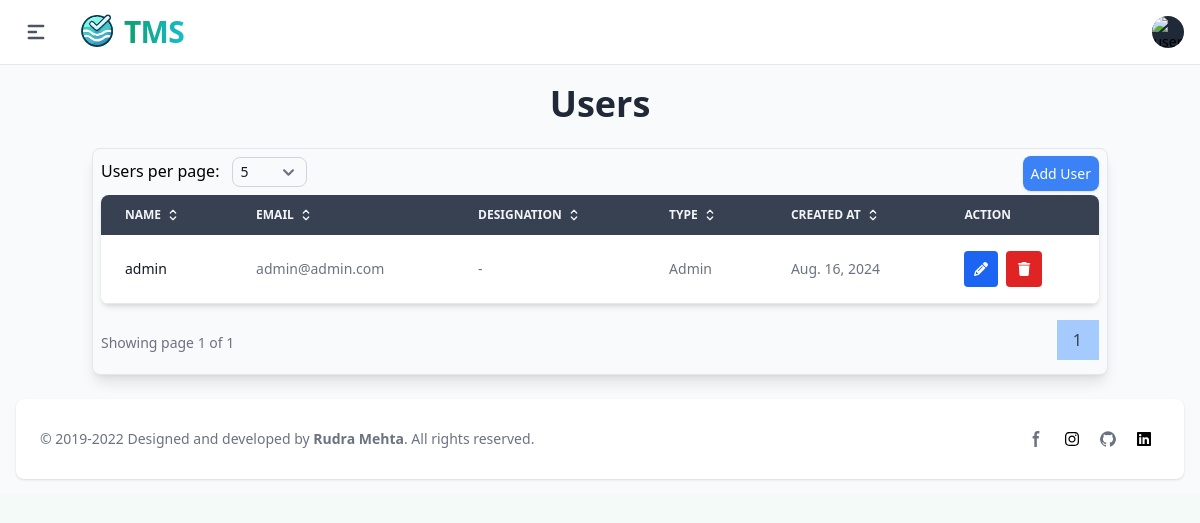
Page /users/ (signed in) on the earlier database version.
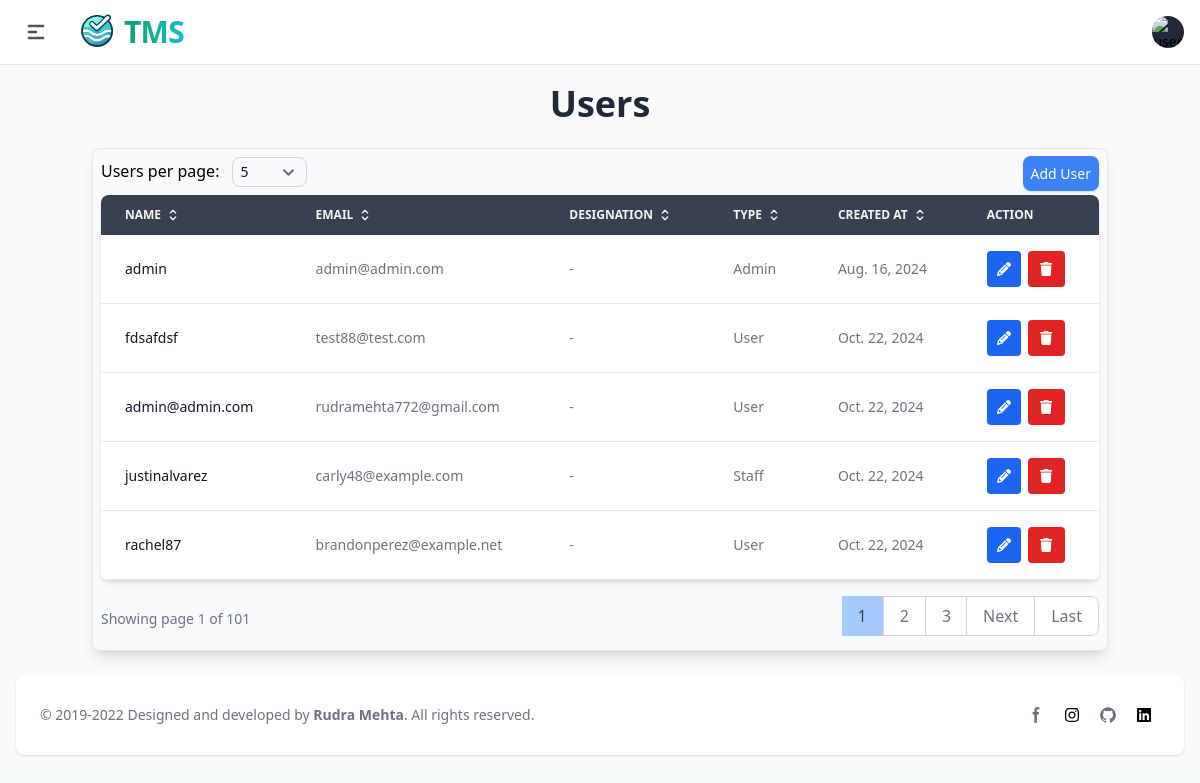
Same page on the later database version.
### apps/auth/models.py (models this page shows, shortened)
class UserModel(AbstractBaseUser, PermissionsMixin, CreatedUpdatedAt):
    id = models.UUIDField(primary_key=True, default=uuid.uuid4, editable=False, unique=True)
    is_active = models.BooleanField(default=False)
    is_staff = models.BooleanField(default=False)
    user_image = models.ImageField(upload_to='user_image',null=True, blank=True)
    username = models.CharField(max_length=50, unique=True)
    is_deleted = models.BooleanField(default=False)
    email = models.EmailField(unique=True, max_length=50)
    groups = models.ManyToManyField(Group, related_name='user_model_groups', blank=True)
    user_permissions = models.ManyToManyField(Permission, related_name='user_model_permissions', blank=True)
    USERNAME_FIELD = "email"
    REQUIRED_FIELDS = ['username']
    objects = UserManager()

### apps/user_mgmt/views.py (the view)
# urls.py: path('users/', UsersView.as_view(), name="users"),
class UsersView(View):
    def get(self, request):
        users = UserModel.objects.all().exclude(is_deleted=True)
        count = request.GET.get('count', 5)
        page_number = request.GET.get('page', 1)
        page_obj = get_paginated_response(users, count, page_number)
        return render(request, 'user_mgmt/users.html', {'page_obj': page_obj})

### apps/templates/user_mgmt/users.html (shortened to what this page needs)
{% extends "base/base.html" %}
{% block content %}
<div class="container mx-auto px-1 py-1 max-w-screen">
    <h1 class="text-4xl font-bold text-center mb-6 text-gray-800 dark:text-gray-100">Users</h1>
    <section class="bg-gray-50 border border-gray-200 dark:bg-gray-900 p-2 rounded-lg shadow-lg">
        <div class="flex justify-between">
            <div class="mb-2 space-y-2 sm:space-y-0 sm:space-x-2">
                <label for="userCount" class="mr-0">Users per page:</label>
                <select id="userCount" class="bg-gray-50 border border-gray-300 text-gray-900 text-sm rounded-lg focus:ring-primary-600 focus:border-primary-600 w-fit px-2 py-1 dark:bg-gray-700 dark:border-gray-600 dark:placeholder-gray-400 dark:text-white dark:focus:ring-primary-500 dark:focus:border-primary-500" onchange="updateUserCount(this.value)">
                    <option value="5" {% if page_obj.paginator.per_page == 5 %}selected{% endif %}>5</option>
                </select>
            </div>
            <div class="mb-2 mt-1 space-y-2 sm:space-y-0 sm:space-x-2">
                <a href="#" class="w-full text-sm sm:w-auto py-2 px-2 bg-primary-500 text-white rounded-lg shadow hover:bg-primary-600 focus:outline-none focus:ring-2 focus:ring-primary-200 focus:ring-offset-2">
                    Add User
                </a>
            </div>
        </div>
        <div class="bg-white dark:bg-gray-800 rounded-lg shadow-md overflow-hidden">
            <div class="overflow-x-auto block">
                <table  id="users-table" class="min-w-full text-nowrap text-sm text-left text-gray-500 dark:text-gray-400">
                    <thead class="text-xs uppercase bg-gray-700 text-gray-100 dark:bg-gray-700 dark:text-gray-400">
                        <tr>
                            <th scope="col" class="px-6 py-3">
                                <span class="flex uppercase items-center">
                                    Name
                                    <svg class="w-4 h-4 ms-1" aria-hidden="true" xmlns="http://www.w3.org/2000/svg" width="24" height="24" fill="none" viewBox="0 0 24 24">
                                        <path stroke="currentColor" stroke-linecap="round" stroke-linejoin="round" stroke-width="2" d="m8 15 4 4 4-4m0-6-4-4-4 4"/>
                                    </svg>
                                </span>
                            </th>
                            <th scope="col" class="px-6 py-3">
                                <span class="flex uppercase items-center">
                                    Email
                                    <svg class="w-4 h-4 ms-1" aria-hidden="true" xmlns="http://www.w3.org/2000/svg" width="24" height="24" fill="none" viewBox="0 0 24 24">
                                        <path stroke="currentColor" stroke-linecap="round" stroke-linejoin="round" stroke-width="2" d="m8 15 4 4 4-4m0-6-4-4-4 4"/>
                                    </svg>
                                </span>
                            </th>
                            <th scope="col" class="px-6 py-3">
                                <span class="flex uppercase items-center">
                                    Designation
                                    <svg class="w-4 h-4 ms-1" aria-hidden="true" xmlns="http://www.w3.org/2000/svg" width="24" height="24" fill="none" viewBox="0 0 24 24">
                                        <path stroke="currentColor" stroke-linecap="round" stroke-linejoin="round" stroke-width="2" d="m8 15 4 4 4-4m0-6-4-4-4 4"/>
                                    </svg>
                                </span>
                            </th>
                            <th scope="col" class="px-6 py-3">
                                <span class="flex uppercase items-center">
                                    Type
                                    <svg class="w-4 h-4 ms-1" aria-hidden="true" xmlns="http://www.w3.org/2000/svg" width="24" height="24" fill="none" viewBox="0 0 24 24">
                                        <path stroke="currentColor" stroke-linecap="round" stroke-linejoin="round" stroke-width="2" d="m8 15 4 4 4-4m0-6-4-4-4 4"/>
                                    </svg>
                                </span>
                            </th>
                            <th scope="col" class="px-6 py-3">
                                <span class="flex uppercase items-center">
                                    Created At
                                    <svg class="w-4 h-4 ms-1" aria-hidden="true" xmlns="http://www.w3.org/2000/svg" width="24" height="24" fill="none" viewBox="0 0 24 24">
                                        <path stroke="currentColor" stroke-linecap="round" stroke-linejoin="round" stroke-width="2" d="m8 15 4 4 4-4m0-6-4-4-4 4"/>
                                    </svg>
                                </span>
                            </th>
                            <th scope="col" class="px-6 py-3">Action</th>
                        </tr>
                    </thead>
                    <tbody class="bg-white dark:bg-gray-800">
                        {% for user in page_obj %}
                        <tr class="border-b dark:border-gray-700 hover:bg-gray-100 dark:hover:bg-gray-700 transition">
                            <th scope="row" class="px-6 py-4 font-medium text-gray-900 dark:text-white whitespace-nowrap">
                                {{user.username}}
                            </th>
                            <td class="px-6 py-4">
                               {{user.email}}
                            </td>
                            <td class="px-6 py-4">
                                -
                            </td>
                            <td class="px-6 py-4">
                                {% if user.is_superuser %}
                                    Admin
                                {% elif user.is_staff %}
                                    Staff
                                {% else %}
                                    User
                                {% endif %}
                            </td>
                            <td class="px-6 py-4">{{user.created_at|date}}</td>
                            <td class="px-6 py-4 items-center space-x-1 block">
                                <a href="#" class="inline-block text-white bg-blue-600 hover:bg-blue-800 dark:bg-blue-400 dark:hover:bg-blue-600 focus:outline-none focus:ring-2 focus:ring-blue-200 focus:ring-offset-2 rounded px-2.5 py-2">
                                    <i class="fas fa-pencil"></i>
                                </a>
                                <form id="deleteForm" method="post" class="inline-block">
                                    <button type="button" onclick="get_action('#')" id="deleteButton" data-modal-target="deleteModal" data-modal-toggle="deleteModal" class="text-white bg-red-600 hover:bg-red-800 dark:bg-red-400 dark:hover:bg-red-600 focus:outline-none focus:ring-2 focus:ring-red-200 focus:ring-offset-2 rounded px-3 py-2">
                                        <i class="fas fa-trash"></i>
                                    </button>
                                </form>
                            </td>
                        </tr>
                        {% endfor %}
                    </tbody>
                </table>
            </div>
        </div>
        <div class="flex justify-between items-center mt-4 overflow-hidden">
            <div class="text-sm text-gray-500 dark:text-gray-400">
                Showing page {{ page_obj.number }} of {{ page_obj.paginator.num_pages }}
            </div>
            <div class="flex space-x-2 overflow-x-auto sm:block">
                <nav aria-label="Page navigation example">
                    <ul class="inline-flex -space-x-px text-base h-10">
                      {% for i in page_obj.paginator.page_range %}
                        {% if page_obj.number == i %}
                        <li>
                            <span href="#" class="flex items-center justify-center px-4 h-10 leading-tight text-gray-700 bg-blue-300 border border-blue-300 hover:bg-blue-400 hover:text-gray-700 dark:bg-blue-300 dark:border-blue-300 dark:text-white dark:hover:bg-blue-300 dark:hover:text-white">
                                {{ i }}
                            </span>
                        </li>
                        {% elif i > page_obj.number|add:'-3' and i < page_obj.number|add:'3' %}
                        <li>
                            <a  href="?count={{page_obj.paginator.per_page}}&page={{ i }}" class="flex items-center justify-center px-4 h-10 leading-tight text-gray-500 bg-white border border-gray-300 hover:bg-gray-100 hover:text-gray-700 dark:bg-gray-800 dark:border-gray-700 dark:text-gray-400 dark:hover:bg-gray-700 dark:hover:text-white">{{i}}</a>
                        </li>
                        {% endif %}
                      {% endfor %}
                      {% if page_obj.has_next %}
                      <li>
                        <li>
                            <a href="?count={{page_obj.paginator.per_page}}&page={{ page_obj.next_page_number }}" class="flex items-center justify-center px-4 h-10 leading-tight text-gray-500 bg-white border border-gray-300 hover:bg-gray-100 hover:text-gray-700 dark:bg-gray-800 dark:border-gray-700 dark:text-gray-400 dark:hover:bg-gray-700 dark:hover:text-white">Next</a>
                        </li>
                        <a   href="?count={{page_obj.paginator.per_page}}&page={{ page_obj.paginator.num_pages }}" class="flex items-center justify-center px-4 h-10 leading-tight text-gray-500 bg-white border border-gray-300 rounded-e-lg hover:bg-gray-100 hover:text-gray-700 dark:bg-gray-800 dark:border-gray-700 dark:text-gray-400 dark:hover:bg-gray-700 dark:hover:text-white">Last</a>
                      </li>
                      {% endif %}
                    </ul>
                  </nav>
              </div>
        </div>
    </section>
</div>
{% endblock content %}

### apps/templates/base/base.html (shortened to what this page needs)
{% load compress %}
{% load static %}
<!DOCTYPE html>
<html lang="en">
<head>
    {% compress css %}
    <link href="{% static 'fontawesomefree/css/all.min.css' %}" rel="stylesheet" type="text/css">
    <link rel="stylesheet" href="{% static 'src/output.css' %}">
    {% endcompress %}
</head>
<body class="bg-green-50" id="body">
  <div id="content" class="antialiased bg-gray-50 dark:bg-gray-900">
  {% if request.user.is_authenticated %}
      {% include "base/nav.html" %}
      <main class="p-4 h-auto pt-20">
        {% block content %}
        {% endblock content %}
        {% include "base/footer.html" %}
      </main>
  {% else %}
    {% include "auth/login.html" %}
  {% endif %}
</div>
</body>
</html>

### apps/templates/base/nav.html (shortened to what this page needs)
{% load static %}
<nav class="bg-white border-b border-gray-200 px-4 py-2.5 dark:bg-gray-800 dark:border-gray-700 fixed left-0 right-0 top-0 z-50">
    <div class="flex flex-wrap justify-between items-center">
      <div class="flex justify-start items-center">
        <div class="text-center">
          <button class="p-2 mr-2 text-gray-600 rounded-lg cursor-pointer hover:text-gray-900 hover:bg-gray-100 focus:bg-gray-100 dark:focus:bg-gray-700 focus:ring-2 focus:ring-gray-100 dark:focus:ring-gray-700 dark:text-gray-400 dark:hover:bg-gray-700 dark:hover:text-white" type="button" data-drawer-target="drawer-navigation" data-drawer-toggle="drawer-navigation" aria-controls="drawer-navigation">
            <svg
            aria-hidden="true"
            class="w-6 h-6"
            fill="currentColor"
            viewBox="0 0 20 20"
            xmlns="http://www.w3.org/2000/svg"
          >
            <path
              fill-rule="evenodd"
              d="M3 5a1 1 0 011-1h12a1 1 0 110 2H4a1 1 0 01-1-1zM3 10a1 1 0 011-1h6a1 1 0 110 2H4a1 1 0 01-1-1zM3 15a1 1 0 011-1h12a1 1 0 110 2H4a1 1 0 01-1-1z"
              clip-rule="evenodd"
            ></path>
          </svg>
          </button>
        </div>
        <a href="#" class="flex items-center mr-4 transition-all duration-300 ease-in-out hover:scale-105">
          <img
              src="{% static 'img/tms_logo.svg' %}"
              class="w-16 -mr-1 mt-1 h-10 object-cover transition-transform duration-300 ease-in-out"
              alt="Flowbite Logo"
          />
          <span class="self-center text-3xl font-extrabold tracking-tight text-transparent bg-clip-text bg-gradient-to-r from-green-500 to-teal-400 transition duration-300 ease-in-out">
          </span>
      </a>
      </div>
      <div class="flex items-center lg:order-2">
        <button
          type="button"
          class="flex mx-3 text-sm bg-gray-800 rounded-full md:mr-0 focus:ring-4 focus:ring-gray-300 dark:focus:ring-gray-600"
          id="user-menu-button"
          aria-expanded="false"
          data-dropdown-toggle="dropdown"
        >
          <img
            class="w-8 h-8 rounded-full"
            src="https://flowbite.s3.amazonaws.com/blocks/marketing-ui/avatars/michael-gough.png"
            alt="user photo"
          />
        </button>
      </div>
    </div>
  </nav>

### apps/templates/base/footer.html (shortened to what this page needs)
<footer class="bg-white mt-5 rounded-lg shadow sm:flex sm:items-center sm:justify-between p-4 sm:p-6 xl:p-8 dark:bg-gray-800 antialiased">
    <p class="mb-4 text-sm text-center text-gray-500 dark:text-gray-400 sm:mb-0">
        &copy; 2019-2022 Designed and developed by <a href="#" class="hover:underline" target="_blank"><b>Rudra Mehta</b></a>.   All rights reserved.
    </p>
    <div class="flex justify-center items-center space-x-1">
      <a href="https://www.facebook.com/rudra.mehta.7965/" data-tooltip-target="tooltip-facebook" class="inline-flex justify-center p-2 text-gray-500 rounded-lg cursor-pointer dark:text-gray-400 dark:hover:text-white hover:text-gray-900 hover:bg-gray-100 dark:hover:bg-gray-600">
          <svg class="w-4 h-4" aria-hidden="true" xmlns="http://www.w3.org/2000/svg" fill="currentColor" viewBox="0 0 8 19">
              <path fill-rule="evenodd" d="M6.135 3H8V0H6.135a4.147 4.147 0 0 0-4.142 4.142V6H0v3h2v9.938h3V9h2.021l.592-3H5V3.591A.6.6 0 0 1 5.592 3h.543Z" clip-rule="evenodd"/>
          </svg>
      </a>
      <a href="https://www.instagram.com/rudramehta772/" data-tooltip-target="tooltip-instagram" class="inline-flex justify-center p-2 text-gray-500 rounded-lg cursor-pointer dark:text-gray-400 dark:hover:text-white hover:text-gray-900 hover:bg-gray-100 dark:hover:bg-gray-600">
        </a>
      <a href="https://github.com/rudrafra772" data-tooltip-target="tooltip-github" class="inline-flex justify-center p-2 text-gray-500 rounded-lg cursor-pointer dark:text-gray-400 dark:hover:text-white hover:text-gray-900 hover:bg-gray-100 dark:hover:bg-gray-600">
      </a>
      <a href="https://linkedin.com/in/rudramehta1011" data-tooltip-target="tooltip-linkedin" class="inline-flex justify-center p-2 text-gray-500 rounded-lg cursor-pointer dark:text-gray-400 dark:hover:text-white hover:text-gray-900 hover:bg-gray-100 dark:hover:bg-gray-600">
    </a>
  </div>
  </footer>

Differences in the rows shown:
added UserModel: username "fdsafdsf", email "test88@test.com", is_superuser "User", created_at "Oct. 22, 2024"
added UserModel: username "admin@admin.com", email "rudramehta772@gmail.com", is_superuser "User", created_at "Oct. 22, 2024"
added UserModel: username "justinalvarez", email "carly48@example.com", is_superuser "Staff", created_at "Oct. 22, 2024"
added UserModel: username "rachel87", email "brandonperez@example.net", is_superuser "User", created_at "Oct. 22, 2024"
Other differences:
{{ page_obj.paginator.num_pages }}: "1" → "101"
new list line: "2"
new list line: "3"
text now shown: "Next Last"
